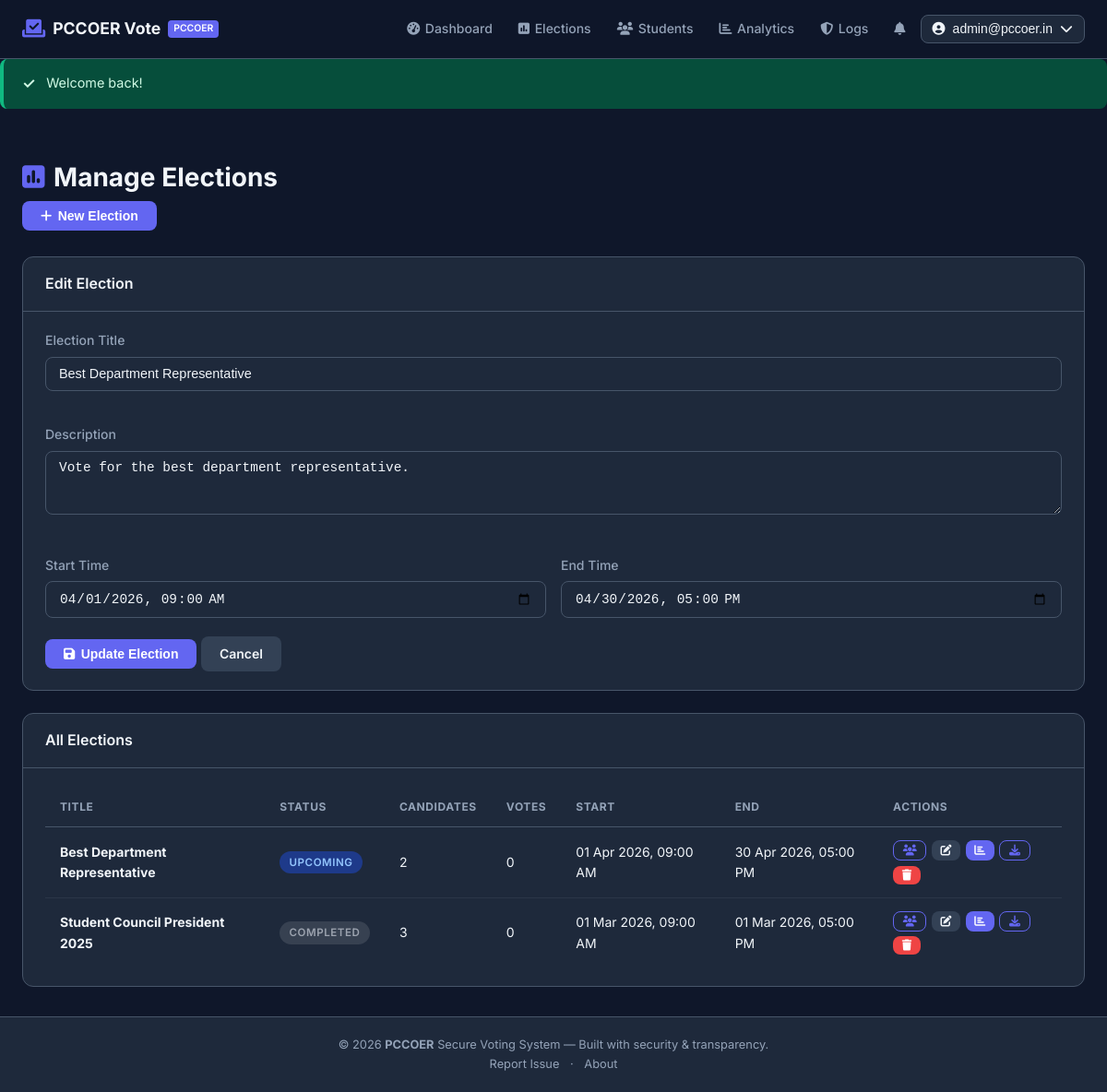
Page /admin/elections.php?edit=2 (signed in) on the committed database.
### tables this page shows
CREATE TABLE IF NOT EXISTS elections (
    id INT AUTO_INCREMENT PRIMARY KEY,
    title VARCHAR(200) NOT NULL,
    description TEXT,
    start_time DATETIME NOT NULL,
    end_time DATETIME NOT NULL,
    status ENUM('upcoming','active','completed') NOT NULL DEFAULT 'upcoming',
    created_by INT NOT NULL,                
    created_at DATETIME NOT NULL DEFAULT CURRENT_TIMESTAMP,
    CONSTRAINT fk_election_creator FOREIGN KEY (created_by) REFERENCES users(id)
);

### includes/functions.php (called while the page is built, shortened)
<?php
function clean(string $input): string {
    return htmlspecialchars(strip_tags(trim($input)), ENT_QUOTES, 'UTF-8');
}
function formatDateTime(string $dt): string {
    return date('d M Y, h:i A', strtotime($dt));
}

### admin/elections.php (the view, shortened to what this page needs)
<?php
$db  = getDB();
$editElection = null;
if (isset($_GET['edit'])) {
    $stmt = $db->prepare("SELECT * FROM elections WHERE id=?");
    $stmt->execute([(int)$_GET['edit']]);
    $editElection = $stmt->fetch();
}
$elections = $db->query("SELECT e.*, COUNT(DISTINCT c.id) as candidates, COUNT(DISTINCT v.id) as votes FROM elections e LEFT JOIN candidates c ON c.election_id=e.id LEFT JOIN votes v ON v.election_id=e.id AND v.is_valid=1 GROUP BY e.id ORDER BY e.start_time DESC")->fetchAll();
include __DIR__ . '/../includes/header.php';
?>
<div class="page-container">
  <div class="page-header">
    <h1><i class="fas fa-poll"></i> Manage Elections</h1>
    <button class="btn btn-primary" onclick="document.getElementById('createForm').scrollIntoView()">
      <i class="fas fa-plus"></i> New Election
    </button>
  </div>
  <div class="card mb-3" id="createForm">
    <div class="card-header"><h3><?= $editElection ? 'Edit Election' : 'Create New Election' ?></h3></div>
    <div class="card-body">
      <form method="POST">
        <div class="form-grid-2">
          <div class="form-group form-group--full">
            <label>Election Title</label>
            <input type="text" name="title" class="form-control" placeholder="e.g. Student Council Election 2025" required
                   value="<?= clean($editElection['title'] ?? $_POST['title'] ?? '') ?>">
          </div>
          <div class="form-group form-group--full">
            <label>Description</label>
            <textarea name="description" class="form-control" rows="3"><?= clean($editElection['description'] ?? '') ?></textarea>
          </div>
          <div class="form-group">
            <label>Start Time</label>
            <input type="datetime-local" name="start_time" class="form-control" required
                   value="<?= $editElection ? date('Y-m-d\TH:i', strtotime($editElection['start_time'])) : '' ?>">
          </div>
          <div class="form-group">
            <label>End Time</label>
            <input type="datetime-local" name="end_time" class="form-control" required
                   value="<?= $editElection ? date('Y-m-d\TH:i', strtotime($editElection['end_time'])) : '' ?>">
          </div>
        </div>
        <button type="submit" class="btn btn-primary">
          <i class="fas fa-save"></i> <?= $editElection ? 'Update Election' : 'Create Election' ?>
        </button>
        <?php if ($editElection): ?>
          <a href="elections.php" class="btn btn-secondary">Cancel</a>
        <?php endif; ?>
      </form>
    </div>
  </div>
  <div class="card">
    <div class="card-header"><h3>All Elections</h3></div>
    <div class="card-body">
      <table class="data-table">
        <thead>
          <tr><th>Title</th><th>Status</th><th>Candidates</th><th>Votes</th><th>Start</th><th>End</th><th>Actions</th></tr>
        </thead>
        <tbody>
        <?php foreach ($elections as $el): ?>
          <tr>
            <td><strong><?= clean($el['title']) ?></strong></td>
            <td><span class="status-badge status-<?= $el['status'] ?>"><?= ucfirst($el['status']) ?></span></td>
            <td><?= $el['candidates'] ?></td>
            <td><?= $el['votes'] ?></td>
            <td><?= formatDateTime($el['start_time']) ?></td>
            <td><?= formatDateTime($el['end_time']) ?></td>
            <td class="action-btns">
              <a href="candidates.php?election_id=<?= $el['id'] ?>" class="btn btn-outline btn-xs" title="Candidates"><i class="fas fa-users"></i></a>
              <a href="elections.php?edit=<?= $el['id'] ?>" class="btn btn-secondary btn-xs" title="Edit"><i class="fas fa-edit"></i></a>
              <a href="live_results.php?election_id=<?= $el['id'] ?>" class="btn btn-primary btn-xs" title="Results"><i class="fas fa-chart-bar"></i></a>
              <a href="export.php?election_id=<?= $el['id'] ?>" class="btn btn-outline btn-xs" title="Export"><i class="fas fa-download"></i></a>
              <a href="elections.php?delete=<?= $el['id'] ?>&confirm=1" class="btn btn-danger btn-xs" onclick="return confirm('Delete this election? This cannot be undone.')" title="Delete"><i class="fas fa-trash"></i></a>
            </td>
          </tr>
        <?php endforeach; ?>
        </tbody>
      </table>
    </div>
  </div>
</div>
<?php include __DIR__ . '/../includes/footer.php'; ?>

### assets/css/style.css (style rules this page uses)
:root { --primary: #6366f1; --primary-dark: #4f46e5; --primary-light: #e0e7ff; --secondary: #8b5cf6; --success: #10b981; --danger: #ef4444; --warning: #f59e0b; --info: #06b6d4; --dark: #0f172a; --surface: #1e293b; --surface-2: #334155; --border: #475569; --text: #f1f5f9; --text-muted: #94a3b8; --radius: 12px; --radius-sm: 8px; --shadow: 0 4px 24px rgba(0,0,0,0.3); --shadow-lg: 0 8px 40px rgba(0,0,0,0.4); --transition: 0.2s ease; }
*, *::before, *::after { box-sizing: border-box; margin: 0; padding: 0; }
html { scroll-behavior: smooth; }
body { font-family: 'Inter', sans-serif; background: var(--dark); color: var(--text); line-height: 1.6; min-height: 100vh; display: flex; flex-direction: column; }
a { color: var(--primary); text-decoration: none; transition: var(--transition); }
.page-container { max-width: 1200px; margin: 0 auto; padding: 2rem 1.5rem; }
.btn { display: inline-flex; align-items: center; gap: 0.4rem; padding: 0.5rem 1.25rem; border-radius: var(--radius-sm); font-size: 0.875rem; font-weight: 600; cursor: pointer; border: none; transition: var(--transition); white-space: nowrap; }
.btn-primary { background: var(--primary); color: #fff; }
.btn-secondary { background: var(--surface-2); color: var(--text); }
.btn-danger { background: var(--danger); color: #fff; }
.btn-outline { background: transparent; color: var(--primary); border: 1px solid var(--primary); }
.btn-xs { padding: 0.25rem 0.6rem; font-size: 0.75rem; }
.mb-3 { margin-bottom: 1.5rem; }
.form-group { margin-bottom: 1.25rem; }
.form-group label { display: block; font-size: 0.875rem; font-weight: 500; color: var(--text-muted); margin-bottom: 0.4rem; }
.form-control { width: 100%; background: var(--surface); border: 1px solid var(--border); color: var(--text); padding: 0.6rem 0.875rem; border-radius: var(--radius-sm); font-size: 0.9rem; transition: var(--transition); outline: none; }
.form-control::placeholder { color: var(--text-muted); }
textarea.form-control { resize: vertical; }
.form-grid-2 { display: grid; grid-template-columns: 1fr 1fr; gap: 1rem; }
.form-group--full { grid-column: 1 / -1; }
.card { background: var(--surface); border: 1px solid var(--border); border-radius: var(--radius); overflow: hidden; }
.card-header { padding: 1rem 1.5rem; border-bottom: 1px solid var(--border); display: flex; align-items: center; justify-content: space-between; flex-wrap: wrap; gap: 0.5rem; }
.card-header h3 { font-size: 1rem; font-weight: 600; color: var(--text); display: flex; align-items: center; gap: 0.5rem; }
.card-body { padding: 1.25rem 1.5rem; }
.page-header { margin-bottom: 1.75rem; }
.page-header h1 { font-size: 1.75rem; font-weight: 700; display: flex; align-items: center; gap: 0.6rem; margin-bottom: 0.25rem; }
.page-header h1 i { color: var(--primary); }
.status-badge { display: inline-block; padding: 0.2rem 0.65rem; border-radius: 999px; font-size: 0.72rem; font-weight: 600; text-transform: uppercase; letter-spacing: 0.05em; }
.status-upcoming { background: #1e3a8a; color: #93c5fd; }
.status-completed { background: #374151; color: #9ca3af; }
.data-table { width: 100%; border-collapse: collapse; font-size: 0.875rem; }
.data-table th { padding: 0.75rem 1rem; text-align: left; font-size: 0.75rem; text-transform: uppercase; letter-spacing: 0.05em; color: var(--text-muted); border-bottom: 1px solid var(--border); }
.data-table td { padding: 0.875rem 1rem; border-bottom: 1px solid rgba(71,85,105,0.3); vertical-align: middle; }
.data-table tr:last-child td { border-bottom: none; }
.action-btns { display: flex; gap: 0.35rem; flex-wrap: wrap; }

### rows in the picture
elections: title "Best Department Representative", description "Vote for the best department representative.", start_time "04/01/2026 09:00", end_time "04/30/2026 17:00", status "UPCOMING", candidates "2", votes "0", start_time "01 Apr 2026, 09:00 AM", end_time "30 Apr 2026, 05:00 PM"
elections: title "Student Council President 2025", status "COMPLETED", candidates "3", votes "0", start_time "01 Mar 2026, 09:00 AM", end_time "01 Mar 2026, 05:00 PM"

### other values in the picture
SITE_NAME "PCCOER Vote"
$_SESSION['email'] "admin@pccoer.in"
$flash['message'] "Welcome back!"
